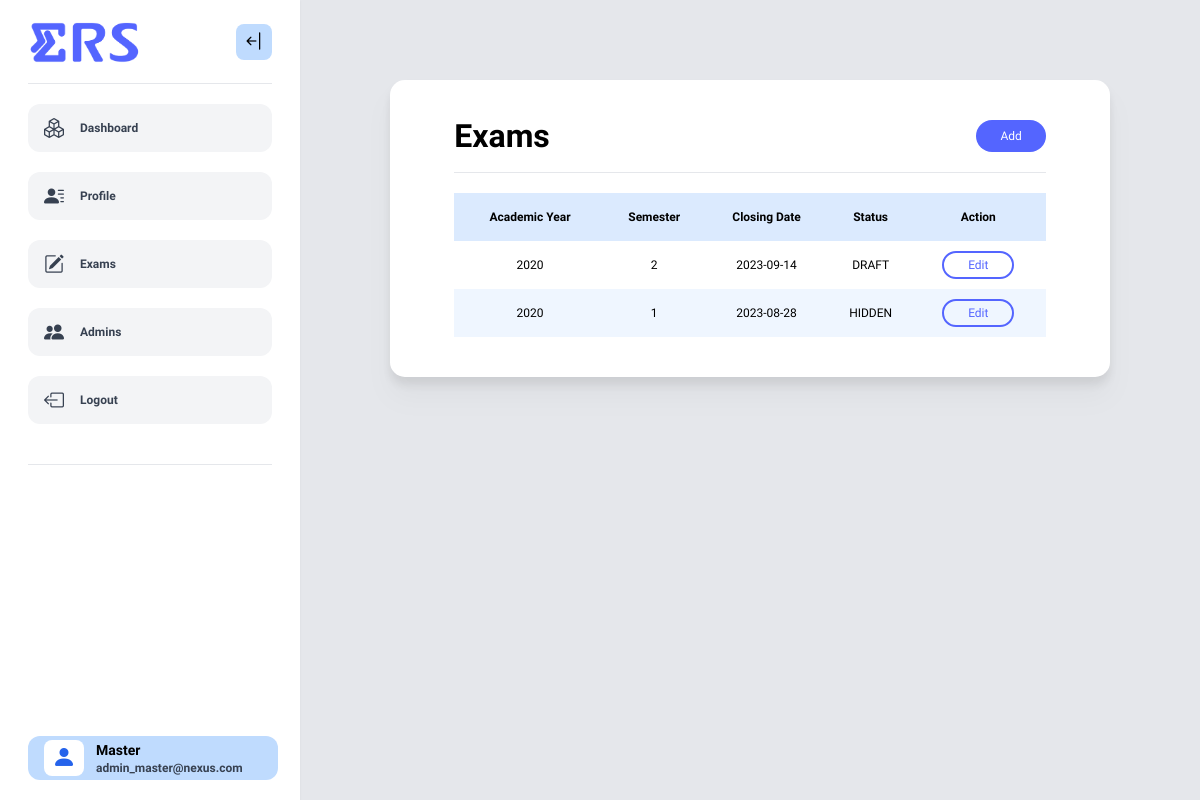
Before: /master/exams/index.php (signed in) with the older database file.
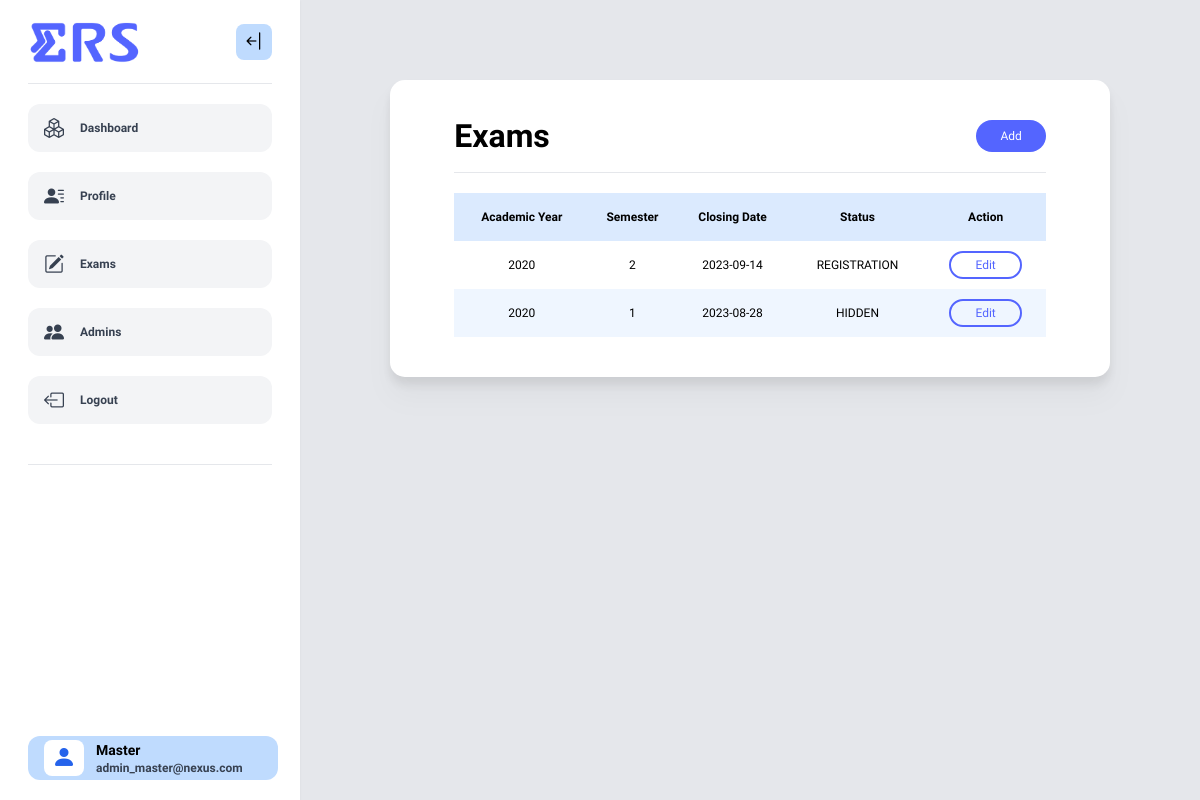
After: the same page with the newer database file.
### tables this page shows
CREATE TABLE `exam_reg` (
  `exam_id` int(11) NOT NULL,
  `academic_year` varchar(10) NOT NULL,
  `semester` enum('1','2') NOT NULL,
  `status` enum('draft','registration','closed','hidden') DEFAULT 'draft',
  `closing_date` date NOT NULL DEFAULT '2020-01-01',
  `date_created` date DEFAULT '2020-01-01'
);

### config/adminName.php (called while the page is built, shortened)
<?php
$get_name = "
    SELECT a.name, ad.title
    FROM admin a
    INNER JOIN admin_details ad
    ON a.email = ad.email
    WHERE ad.email ='".$_SESSION['userid']."'";
$res = mysqli_fetch_assoc(mysqli_query($con, $get_name));
$userprofname = $res['name'];
?>

### master/exams/exam_mgmt.php (the view, shortened to what this page needs)
<?php
    $get_exams = "SELECT *
        FROM exam_reg
        ORDER BY academic_year DESC, semester DESC LIMIT 5;";
    $res = mysqli_query($con, $get_exams);
?>
<div class="w-10/12 mx-auto">
    <div class="w-full flex items-center justify-between">
        <h1 class="title">Exams</h1>
        <a href="?page=add">
            <button class="btn fill-btn">Add</button>
        </a>
    </div>
    <hr class="my-5">
    <table class="w-full text-center">
        <tr class="h-12 bg-blue-100 font-semibold">
            <th>Academic Year</th>
            <th>Semester</th>
            <th>Closing Date</th>
            <th>Status</th>
            <th>Action</th>
        </tr>
        <?php
        if (mysqli_num_rows($res) > 0) {
            while ($fetch = mysqli_fetch_assoc($res)) {
                ?>
                <tr class="h-12 odd:bg-blue-50">
                    <td><?php echo $fetch['academic_year'] ?></td>
                    <td><?php echo $fetch['semester'] ?></td>
                    <td><?php echo $fetch['closing_date'] ?></td>
                    <td><?php echo strtoupper($fetch['status']) ?></td>
                    <td>
                        <button onclick="edit(<?php echo $fetch['exam_id'] ?>)" class="btn outline-btn !py-1">Edit</button>
                    </td>
                </tr>
                <?php
            }
        } else {
            echo "<tr class='h-12 odd:bg-blue-50'>
                      <td colspan='5'>No record found</td>
                  </tr>";
        }
        ?>
    </table>
</div>

### master/exams/index.php (shortened to what this page needs)
<?php
include("../../config/connect.php");
require_once("../../config/adminName.php");
?>
<!doctype html>
<html lang="en">
<head>
    <script src="https://cdn.tailwindcss.com"></script>
    <link
      rel="stylesheet"
      href="https://cdn.jsdelivr.net/npm/bootstrap-icons@1.7.2/font/bootstrap-icons.css" />
    <link rel="stylesheet" type="text/css" href="../../assets/css/master.css" />
</head>
<body  class="bg-gray-200 sm:text-xs xl:text-sm 2xl:text-base">
<?php
    $rpath = "../";
    include("../navbar.php")
?>
<div id="nextSibling" class="transition-all ml-[300px] h-auto flex items-center justify-center py-20">
    <div class="card drop-shadow-xl">
        <?php
        if (isset($_GET['page'])) {
            if ($_GET['page'] == "add") {
                include("exam_edit.php");
            }
            if ($_GET['page'] == "edit") {
                include("exam_edit.php");
            }
        } else {
            include "exam_mgmt.php";
        }
        ?>
    </div>
</div>
</body>
</html>

### master/navbar.php (shortened to what this page needs)
<nav
  id="navBar"
  class="fixed top-0 bottom-0 lg:left-0 py-5 px-7 w-[300px] bg-white drop-shadow-sm transition-all">
  <div class="flex items-center justify-between">
    <img
      src="<?php echo $rpath;?>../assets/img/logo/ERS_logo.gif"
      alt="Logo"
      class="w-28 transition-all"
      id="nav-logo" />
    <i
      onclick="toggleNavBar()"
      id="open-close-btn"
      class="bi bi-arrow-bar-left text-xl py-1 px-2 rounded-lg bg-blue-200 text-black cursor-pointer transition-all"></i>
  </div>
  <hr class="bg-gray-700 my-5" />
  <div class="flex flex-col gap-5" id="navLinks">
    <a
      id="dashboardLink"
      href="<?php echo $rpath;?>../master"
      class="flex items-center gap-4 w-full bg-gray-100 rounded-xl py-2.5 px-4 cursor-pointer transition-all hover:bg-gray-200 hover:text-black font-semibold text-gray-700">
      <i class="bi bi-boxes text-xl"></i>
      <span class="transition-all">Dashboard</span>
    </a>
    <a
      id="dashboardLink"
      href="<?php echo $rpath;?>index.php?page=profile"
      class="flex items-center gap-4 w-full bg-gray-100 rounded-xl py-2.5 px-4 cursor-pointer transition-all hover:bg-gray-200 hover:text-black font-semibold text-gray-700">
      <i class="bi bi-person-lines-fill text-xl"></i>
      <span class="transition-all">Profile</span>
    </a>
    <a
      id="dashboardLink"
      href="<?php echo $rpath;?>exams"
      class="flex items-center gap-4 w-full bg-gray-100 rounded-xl py-2.5 px-4 cursor-pointer transition-all hover:bg-gray-200 hover:text-black font-semibold text-gray-700">
      <i class="bi bi-pencil-square text-xl"></i>
      <span class="transition-all">Exams</span>
    </a>
    <a
      id="dashboardLink"
      href="<?php echo $rpath;?>index.php?page=listAdmins"
      class="flex items-center gap-4 w-full bg-gray-100 rounded-xl py-2.5 px-4 cursor-pointer transition-all hover:bg-gray-200 hover:text-black font-semibold text-gray-700">
      <i class="bi bi-people-fill text-xl"></i>
      <span class="transition-all">Admins</span>
    </a>
    <a
      id="dashboardLink"
      href="<?php echo $rpath;?>../logout.php"
      class="flex items-center gap-4 w-full bg-gray-100 rounded-xl py-2.5 px-4 cursor-pointer transition-all hover:bg-gray-200 hover:text-black font-semibold text-gray-700">
      <i class="bi bi-box-arrow-left text-xl"></i>
      <span class="transition-all">Logout</span>
    </a>
  </div>
  <hr class="bg-gray-700 my-10" />
  <a
    id="profile-sec"
    href="<?php echo $rpath;?>index.php?page=profile"
    class="fixed bottom-5 w-10/12 mx-auto bg-blue-200 rounded-xl flex items-center gap-3 py-1 px-4 cursor-pointer overflow-x-hidden">
      <i
        class="user-icon bi bi-person-fill text-2xl py-0.5 px-2 rounded-lg bg-white text-blue-600"></i>
      <div class="name-email leading-tight">
        <h4 class="text-black font-bold text-sm"><?php echo $userprofname ?></h4>
        <p class="text-xs font-semibold text-gray-700"><?php echo $_SESSION['userid'] ?></p>
      </div>
    </a>
</nav>

### assets/css/master.css (style rules this page uses)
:root { --primary: #5465ff; --secondary: #bfd7ff; --error: #ff5733; --title: "Kanit"; }
* { margin: 0; padding: 0; box-sizing: border-box; font-family: "Geologica", serif; }
.title { font-family: var(--title); font-weight: bolder; font-size: 2rem; }
.btn { border: none; border-radius: 9999px; padding: 0.5rem 1.5rem; font-weight: 500; cursor: pointer; text-align: center; transition: 0.4s all ease; }
.fill-btn { background-color: var(--primary) !important; color: white; }
.outline-btn { background-color: transparent; color: var(--primary); border: 2px solid var(--primary) !important; }
.card { background-color: white; border: none; border-radius: 15px; padding: 40px 5px; width: 80%; margin: auto; }

Changed rows visible on the page:
changed exam_reg: status "DRAFT" → "REGISTRATION"
